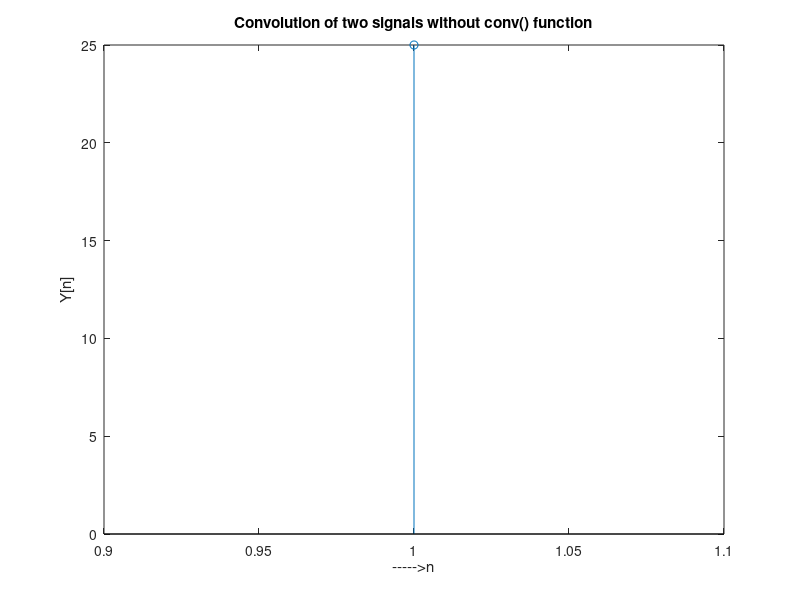

MATLAB code for this plot:
x=input('Enter x: ')
h=input('Enter h: ')
m=length(x);
n=length(h);
X=[x,zeros(1,n)];
H=[h,zeros(1,m)];
for i=1:n+m-1
    Y(i)=0;
    for j=1:m
        if(i-j+1>0)
            Y(i)=Y(i)+X(j)*H(i-j+1);
        else
        end
    end
end
Y
stem(Y);
ylabel('Y[n]');
xlabel('----->n');
title('Convolution of two signals without conv() function');
